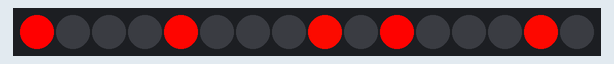
This sketch was run on a simulated Arduino Uno, built with avr-gcc and run on an emulated ATmega328P. On the bench: 16 RGB LEDs in strip order, left to right. Dim RGB values are drawn brighter than linear.

Above: at 0.05 s.
At 4.38 s:
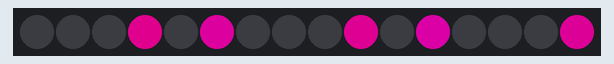
At 9.73 s:
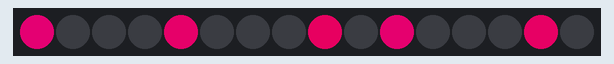
At 19.91 s:
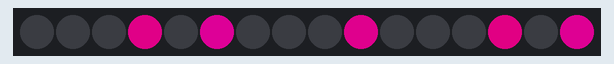
At 29.9 s:
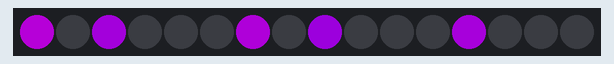
At 39.88 s:
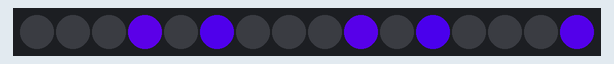

The sketch:

partybox_mk3.ino
```cpp
#include "FastLED.h"

// How many leds in your strip?
#define NUM_LEDS 16

// For led chips like Neopixels, which have a data line, ground, and power, you just
// need to define DATA_PIN.  For led chipsets that are SPI based (four wires - data, clock,
// ground, and power), like the LPD8806, define both DATA_PIN and CLOCK_PIN
#define DATA_PIN 7
//#define CLOCK_PIN 3 //not used

#define LED_TYPE    WS2811
#define COLOR_ORDER GRB
#define NUM_LEDS    16
#define BRIGHTNESS_HIGH 255
#define BRIGHTNESS_LOW 20
#define BRIGHTNESS_SWITCH 11


// Define the array of leds
CRGB leds[NUM_LEDS];
int brightness;

void setup() {
	LEDS.addLeds<LED_TYPE,DATA_PIN,COLOR_ORDER>(leds,NUM_LEDS);
	LEDS.setBrightness(BRIGHTNESS_HIGH);
}

void fadeall() { for(int i = 0; i < NUM_LEDS; i++) { leds[i].nscale8(250); } }

void loop() {
	static uint8_t hue = 0;
        int leader1, leader2, leader3, leader4;
	Serial.print("x");
        //first chose brightness level based on user switch
        //if(digitalRead(BRIGHTNESS_SWITCH)) brightness = BRIGHTNESS_HIGH;
        //else brightness = BRIGHTNESS_LOW;
        //LEDS.setBrightness(brightness);
	// First slide the led in one direction
	for(int i = 0; i < NUM_LEDS; i++) {
		// Set the i'th led to red
		leds[i] = CHSV(hue++,255,255);
                leader1 = (i + 10) % NUM_LEDS;
                leader2 = (i + 20) % NUM_LEDS;
                leader3 = (i + 30) % NUM_LEDS;
                leader4 = (i + 40) % NUM_LEDS;
                leds[leader1] = CHSV(hue++,255,255);
		leds[leader2] = CHSV(hue++,255,255);
                leds[leader3] = CHSV(hue++,255,255);
                leds[leader4] = CHSV(hue++,255,255);
                // Show the leds
		FastLED.show();
		// now that we've shown the leds, reset the i'th led to black
	        leds[i] = CRGB::Black;
                leds[leader1] = CRGB::Black;
		leds[leader2] = CRGB::Black;
                leds[leader3] = CRGB::Black;
                leds[leader4] = CRGB::Black;
                //fadeall();
		// Wait a little bit before we loop around and do it again
		delay(100);
	}
	Serial.print("x");
}
```
